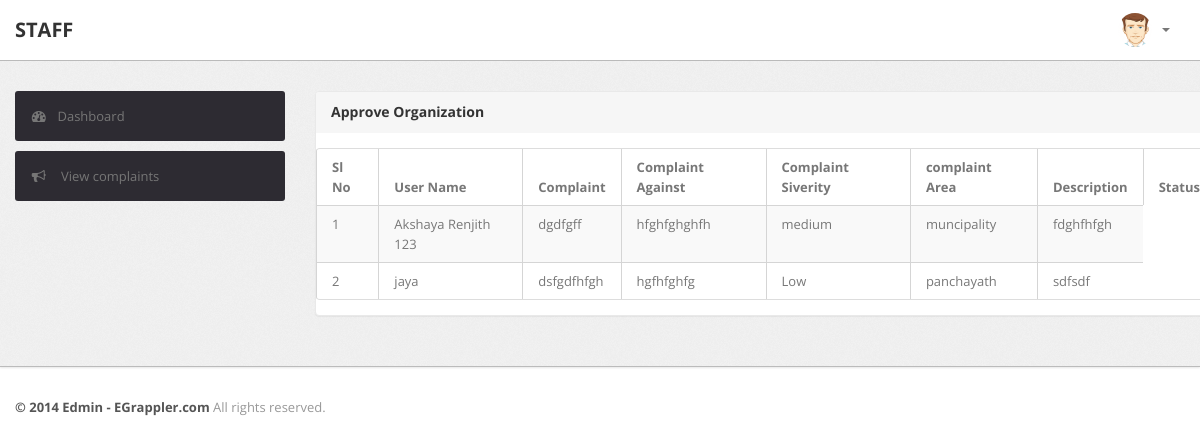
Page /staff/complaints.php (signed in) on the committed database.
### tables this page shows
CREATE TABLE `complanits` (
  `id` int(11) NOT NULL,
  `uid` int(11) NOT NULL,
  `complaint` varchar(500) NOT NULL,
  `com_against` varchar(500) NOT NULL,
  `com_siveriry` varchar(500) NOT NULL,
  `com_area` varchar(500) NOT NULL,
  `com_desc` varchar(500) NOT NULL,
  `staff_id` int(11) NOT NULL DEFAULT '0',
  `status` int(11) NOT NULL DEFAULT '0'
);

CREATE TABLE `register` (
  `id` int(11) NOT NULL,
  `first_name` varchar(500) NOT NULL,
  `last_name` varchar(2000) NOT NULL,
  `email` varchar(500) NOT NULL,
  `password` varchar(500) NOT NULL,
  `profile` varchar(1000) DEFAULT NULL,
  `ph` varchar(20) NOT NULL,
  `address` varchar(2000) NOT NULL
);

### staff/complaints.php (the view, shortened to what this page needs)
<?php
require"header.php";
$uid=$_SESSION['uid'];
?>
                    <div class="span9" >
                        <div class="content">
                            <div class="module" style="width:900px;">
                                <div class="module-head">
                                    <h3>
                                       Approve Organization</h3>
                                </div>
                                <?php
                                $sql="select c.complaint,c.com_against,c.com_area,c.com_desc,c.status,c.staff_id,c.com_siveriry,r.first_name,c.id from complanits c,register r where c.uid=r.id and c.staff_id=$uid";
                                $res=mysqli_query($con,$sql);
                                ?>
                                <div class="module-body table">
                                    <table cellpadding="0" cellspacing="0" border="0" class="datatable-1 table table-bordered table-striped	 display"
                                        width="100%">
                                        <thead>
                                            <tr>
                                                <th>
                                                   Sl No
                                                </th>
                                                <th>
                                                    User Name
                                                </th>
                                                <th>
                                                  Complaint
                                                </th>
                                                <th>
                                                   Complaint Against
                                                </th>
                                                <th>
                                                    Complaint Siverity
                                                </th>
                                                <th>
                                                    complaint Area
                                                </th>
                                                <th>
                                                    Description
                                                </th>
                                                <th>
                                                    Status
                                                </th>
                                            </tr>
                                        </thead>
                                        <tbody>
                                        	<?php
                                        	$i=1;
                                        	while($row=mysqli_fetch_array($res))
                                        	{
                                        		?>
                                        		 <tr class="odd gradeX">
                                                <td>
                                                   <?php echo $i++;?>
                                                </td>
                                                 <td>
                                                   <?php echo $row['first_name'];?>
                                                </td>
                                                <td><?php echo $row['complaint'];?></td>
                                                <td><?php echo $row['com_against'];?></td>
                                                <td><?php echo $row['com_siveriry'];?></td>
                                                <td><?php echo $row['com_area'];?></td>
                                                <td><?php echo $row['com_desc'];?></td>
                                                    <?php
                                        	}
                                        	?>
                                        </tbody>
                                    </table>
                                </div>
                            </div>
                        </div>
                    </div>
                </div>
            </div>
        </div>
       <?php
       require"footer.php";
       ?>

### staff/css/theme.css (style rules this page uses)
body { font-size: 13px; font-family: 'Open Sans', Arial, sans-serif; background: #fff; color: #777 }
h1, h2, h3, h4, h5, h6 { color: #333; margin-top: 0 }
h3 { font-size: 20px }
.module { background: #fff; -webkit-border-radius: 3px; -moz-border-radius: 3px; border-radius: 3px; border: 1px solid #ccc; border-bottom-color: #bbb; -webkit-box-shadow: 0 0 1px rgba(0,0,0,0.2); -moz-box-shadow: 0 0 1px rgba(0,0,0,0.2); box-shadow: 0 0 1px rgba(0,0,0,0.2); margin-bottom: 30px }
.table { margin-bottom: 0 }
.table th, .table td { border-color: #d5d5d5!important }
.table-bordered thead:first-child tr:first-child>th:first-child, .table-bordered tbody:first-child tr:first-child>td:first-child { -webkit-border-top-left-radius: 2px; -moz-border-radius-topleft: 2px; border-top-left-radius: 2px }
.table-bordered thead:first-child tr:first-child>th:last-child, .table-bordered tbody:first-child tr:first-child>td:last-child { -webkit-border-top-right-radius: 2px; -moz-border-radius-topright: 2px; border-top-right-radius: 2px }
.table-bordered thead:last-child tr:last-child>th:first-child, .table-bordered tbody:last-child tr:last-child>td:first-child, .table-bordered tfoot:last-child tr:last-child>td:first-child { -webkit-border-bottom-left-radius: 2px; -moz-border-radius-bottomleft: 2px; border-bottom-left-radius: 2px }
.table-bordered thead:last-child tr:last-child>th:last-child, .table-bordered tbody:last-child tr:last-child>td:last-child, .table-bordered tfoot:last-child tr:last-child>td:last-child { -webkit-border-bottom-right-radius: 2px; -moz-border-radius-bottomright: 2px; border-bottom-right-radius: 2px }
.module { box-shadow: 0 0 3px rgba(0,0,0,.1); border-color: #e9e9e9; margin-bottom: 20px; background-color: #fff; border-radius: 4px; -webkit-box-shadow: 0 1px 1px rgba(0,0,0,.05); box-shadow: 0 1px 1px rgba(0,0,0,.05); }
.module-head { color: #767676; background-color: #f6f6f6; border-color: #e9e9e9; padding: 10px 15px; border-bottom: 1px solid transparent; border-top-right-radius: 3px; border-top-left-radius: 3px; }
.module-head h3 { font-size: 14px; line-height: 20px; height: 20px; margin: 0 }
.module-body { padding: 15px }
.module-body.table { padding: 15px 0 }
.module-body.table .table th, .module-body.table .table td { padding-left: 15px; padding-right: 15px }

### rows in the picture
complanits: register.first_name "Akshaya Renjith 123", complaint "dgdfgff", com_against "hfghfghghfh", com_siveriry "medium", com_area "muncipality", com_desc "fdghfhfgh"
complanits: register.first_name "jaya", complaint "dsfgdfhfgh", com_against "hgfhfghfg", com_siveriry "Low", com_area "panchayath", com_desc "sdfsdf"
